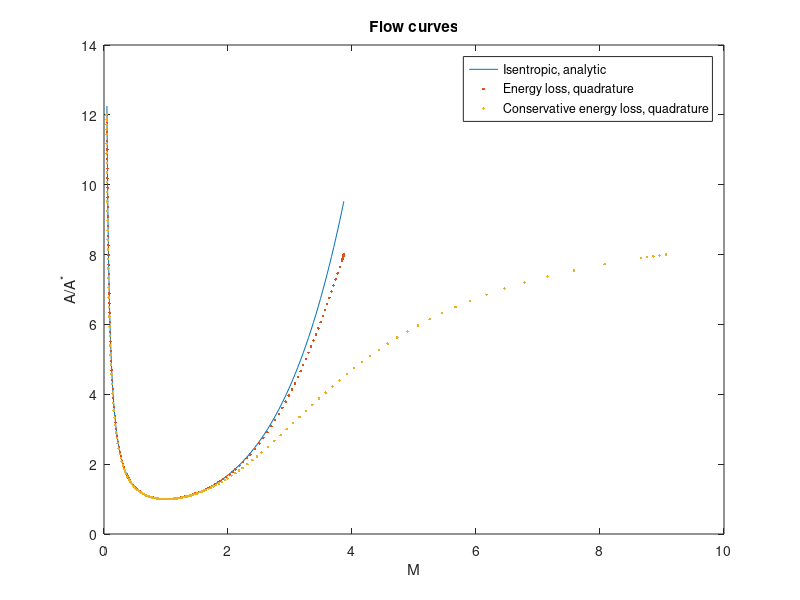

MATLAB code for this plot:
gamma = 1.4;

%% Area mach number relation for isentropic flow
% Isentropic flow: analytic relation
isentropic_area = @(M2) ((gamma + 1)/2)^(-(gamma+1)/2/(gamma-1)) ...
    * (1 + 0.5*(gamma-1) * M2).^((gamma+1)/(2*(gamma-1))) ./ sqrt(M2);

%% Differential relation: dT_t/dA, greedy estimate
% Secant estimate for stagnation temperature increase over area change
dTtdA = -0.0035;

polytropic_RHS_inv = @(A, M2, dTtdA) ...
1 ./ ((1 - M2) ./ (1 + ((gamma-1)/2) * M2) .* 0.5 ./ M2) .* ...
(-1 ./ A + 0.5*(1+gamma*M2) * dTtdA);

[A_sub, M2_sub] = ode45(@(A, M2) polytropic_RHS_inv(A, M2, dTtdA), ...
        [1, 12], 1-1e4*eps);
[A_super, M2_super] = ode45(@(A, M2) polytropic_RHS_inv(A, M2, dTtdA), ...
        [1, 8], 1+1e4*eps);
    
% Concatenate sub- and super-sonic, sort according to M^2 values
A = [A_sub; A_super];
M2 = [M2_sub; M2_super];
[M2, perm] = sort(M2);
A = A(perm);

% Plot isentropic flow relation
figure(1); clf;
plot(sqrt(M2), isentropic_area(M2));
hold on
% Plot quadrature result
plot(sqrt(M2), A, '.');

%% Differential relation: dT_t/dA, conservative estimate
% Secant estimate for stagnation temperature increase over area change
dTtdA = -0.035;

polytropic_RHS_inv = @(A, M2, dTtdA) ...
1 ./ ((1 - M2) ./ (1 + ((gamma-1)/2) * M2) .* 0.5 ./ M2) .* ...
(-1 ./ A + 0.5*(1+gamma*M2) * dTtdA);

[A_sub, M2_sub] = ode45(@(A, M2) polytropic_RHS_inv(A, M2, dTtdA), ...
        [1, 12], 1-1e6*eps);
[A_super, M2_super] = ode45(@(A, M2) polytropic_RHS_inv(A, M2, dTtdA), ...
        [1, 8], 1+1e6*eps);
    
% Concatenate sub- and super-sonic, sort according to M^2 values
A = [A_sub; A_super];
M2 = [M2_sub; M2_super];
[M2, perm] = sort(M2);
A = A(perm);

% Append to plot
plot(sqrt(M2), A, '.');

%% Finish plot
xlabel 'M'
ylabel 'A/A^*'
title 'Flow curves'
legend({'Isentropic, analytic', ...
    'Energy loss, quadrature', ...
    'Conservative energy loss, quadrature'})